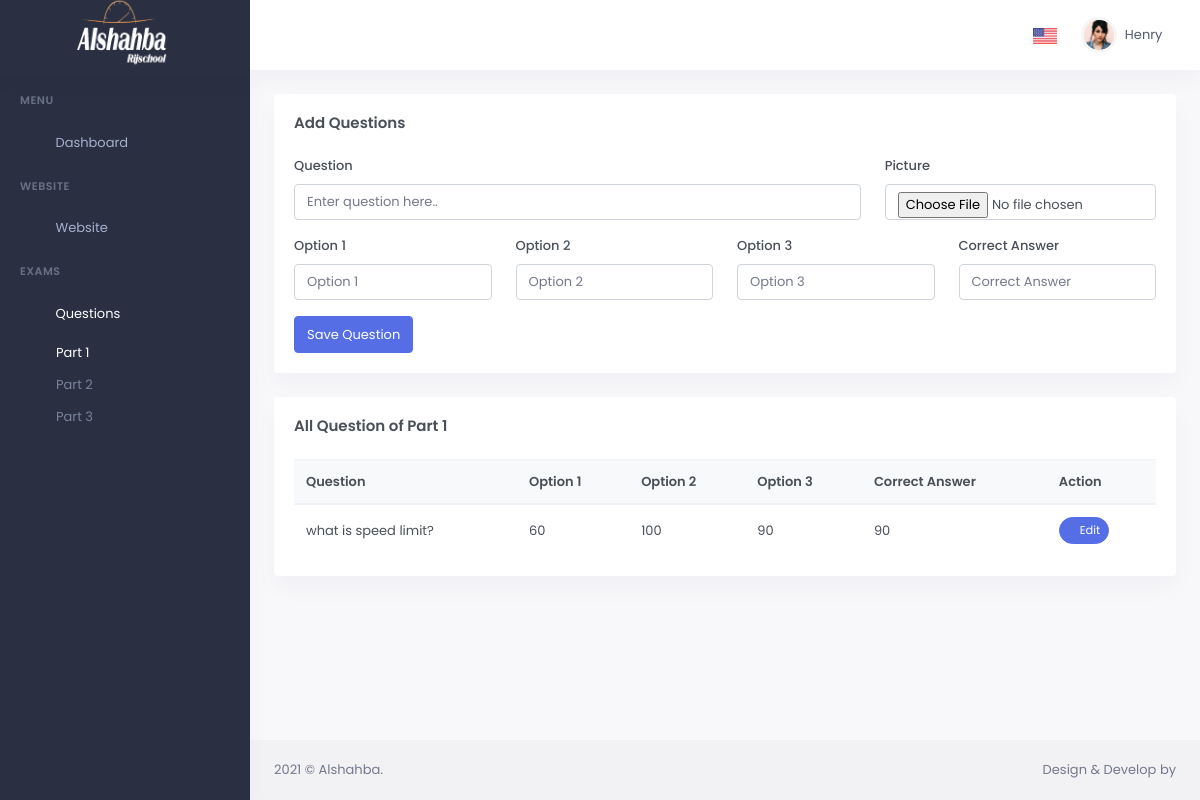
/questions/part-1/, run on the app's committed database.
### wsite/models.py (models this page shows, shortened)
class ExamPart1(models.Model):
    question = models.CharField(max_length=1000)
    picture = models.ImageField(upload_to="images/question/")
    option_1 = models.CharField(max_length=500)
    option_2 = models.CharField(max_length=500)
    option_3 = models.CharField(max_length=500)
    correct_answer = models.CharField(max_length=500)
    class Meta:
        verbose_name = "Exam Part 1"
        verbose_name_plural = "Exam Part 1"

### wsite/views.py (the view, shortened to what this page needs)
# urls.py: path('questions/part-1/', views.add_question_part_1, name="questions_part_1"),
def add_question_part_1(request):
    questions = ExamPart1.objects.all()
    context = {
        "questions": questions,
        "part": 1
    }
    return render(request, template_name="wsite/admin/exam-add-questions.html", context=context)

### templates/wsite/admin/exam-add-questions.html (shortened to what this page needs)
{% extends 'bases/admin_base.html' %}
{% load static %}
{% block body_content %}
    <div class="row">
        <div class="col-xl-12">
            <div class="card">
                <div class="card-body">
                    <h4 class="card-title">Add Questions</h4>
                    <form method="post" class="needs-validation" enctype="multipart/form-data" novalidate>
                        <div class="row">
                            <div class="col-lg-8">
                                <div class="form-group">
                                    <label for="question">Question</label>
                                    <input type="text" class="form-control" id="question" name="question"
                                        value="{{ edit_question.question }}"   placeholder="Enter question here.." required>
                                </div>
                            </div>
                            <div class="col-md-4">
                                <div class="form-group">
                                    <label for="picture">Picture</label>
                                    <input type="file" class="form-control" id="picture"
                                           name="picture" value="{{ edit_question.picture.url }}"
                                           placeholder="Picture" required>
                                </div>
                            </div>
                        </div>
                        <div class="row">
                            <div class="col-md-3">
                                <div class="form-group">
                                    <label for="option_1">Option 1</label>
                                    <input type="text" class="form-control" id="option_1"
                                           name="option_1" value="{{ edit_question.option_1 }}"
                                           placeholder="Option 1" required>
                                </div>
                            </div>
                            <div class="col-md-3">
                                <div class="form-group">
                                    <label for="option_2">Option 2</label>
                                    <input type="text" class="form-control" id="option_2"
                                           name="option_2" value="{{ edit_question.option_2 }}"
                                           placeholder="Option 2" required>
                                </div>
                            </div>
                            <div class="col-md-3">
                                <div class="form-group">
                                    <label for="option_3">Option 3</label>
                                    <input type="text" class="form-control" id="option_3"
                                           name="option_3" value="{{ edit_question.option_3 }}"
                                           placeholder="Option 3" required>
                                </div>
                            </div>
                            <div class="col-md-3">
                                <div class="form-group">
                                    <label for="correct_answer">Correct Answer</label>
                                    <input type="text" class="form-control" id="correct_answer"
                                           name="correct_answer" value="{{ edit_question.correct_answer }}"
                                           placeholder="Correct Answer" required>
                                </div>
                            </div>
                        </div>
                        <button class="btn btn-primary" type="submit">Save Question</button>
                    </form>
                </div>
            </div>
        </div>
    </div>
    <div class="row">
        <div class="col-lg-12">
            <div class="card">
                <div class="card-body">
                    <h4 class="card-title mb-4">All Question of Part {{ part }}</h4>
                    <div class="table-responsive">
                        <table class="table table-centered table-nowrap mb-0">
                            <thead class="thead-light">
                            <tr>
                                <th>Question</th>
                                <th>Option 1</th>
                                <th>Option 2</th>
                                <th>Option 3</th>
                                <th>Correct Answer</th>
                                <th>Action</th>
                            </tr>
                            </thead>
                            <tbody>
                            {% for data in questions %}
                              <tr>
                                <td>{{ data.question }}</td>
                                <td>{{ data.option_1 }}</td>
                                <td>{{ data.option_2}}</td>
                                <td>{{ data.option_3 }}</td>
                                <td>{{ data.correct_answer }}</td>
                                <td>
{% if part == 1 %}
                                    <a href="{% url 'edit_questions_part_1' data.id %}" class="btn btn-primary btn-sm btn-rounded waves-effect waves-light">
                                        <i class="fa fa-pencil-alt"></i> Edit
                                    </a>
    {% elif part == 2 %}
     <a href="{% url 'edit_questions_part_2' data.id %}" class="btn btn-primary btn-sm btn-rounded waves-effect waves-light">
                                        <i class="fa fa-pencil-alt"></i> Edit
                                    </a>
    {% elif part == 3 %}
    <a href="{% url 'edit_questions_part_3' data.id %}" class="btn btn-primary btn-sm btn-rounded waves-effect waves-light">
                                        <i class="fa fa-pencil-alt"></i> Edit
                                    </a>
                                    {% endif %}
                                </td>
                            </tr>
                            {% endfor %}
                            </tbody>
                        </table>
                    </div>
                </div>
            </div>
        </div>
    </div>
{% endblock body_content %}

### data on the page
ExamPart1: question "what is speed limit?", option_1 "60", option_2 "100", option_3 "90", correct_answer "90"

### other printed values
{{ part }} "1"
